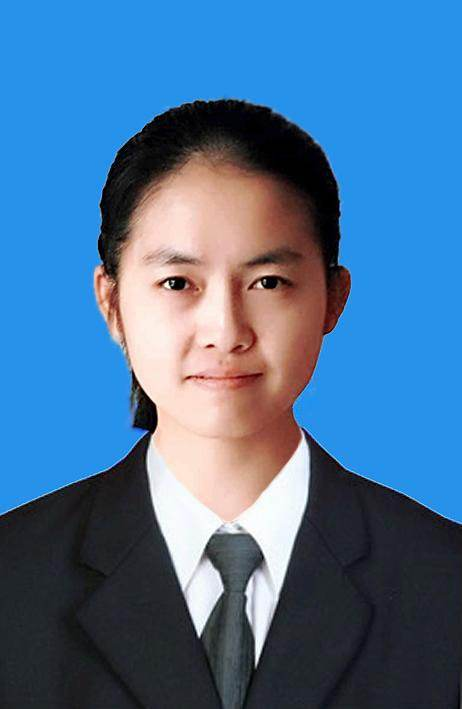
#> input picture my_test/timg.jpg, 462 x 709 px
$ python opencv_me.py
#> lines starting #> are read from the running program, lines starting #| are printed output that depends on the picture; after the words box and inside, x2 and y2 are one past the last pixel; in counts of white or black regions, pixels touching at a corner belong together
#!/usr/bin/python
# -*- coding: <utf-8> -*-
#_Author_ = 'shuai'
# Data：2020/1/13 16:27
import cv2
import numpy as np
'''Python给照片换底色(蓝底换红底)
opencv是一个基于BSD许可发行（也就是俗称的开源）的跨平台计算机视觉库，可以运行在Linux、Windows、Android和Mac OS上。
由一系列 C 函数和少量 C++ 类构成的它轻量且高效，并提供了Python、Ruby、MATLAB等语言的接口，实现了图像处理和计算机视
觉方面的很多通用算法。
对于python而言，在引用opencv库的时候需要写为import cv2。其中，cv2是opencv的C++命名空间名称，
使用它来表示调用的是C++开发的opencv的接口。
'''
img = cv2.imread('timg.jpg')
#> img is the input picture: shape (709, 462, 3); mean B, G, R 151.6, 113.2, 73.6
# img1 = cv2.imread('timg1.jpg')
print(img.shape)
#| (709, 462, 3)
# print(img1.shape)
# 缩放
rows, cols, channels = img.shape
#> rows = 709; cols = 462; channels = 3
img = cv2.resize(img, None, fx=0.5, fy=0.5)
#> img: shape (354, 231, 3)
rows, cols, channels = img.shape
#> rows = 354; cols = 231
# cv2.imshow('img', img)
# 转换hsv
hsv = cv2.cvtColor(img, cv2.COLOR_BGR2HSV)
#> hsv: shape (354, 231, 3); mean H, S, V 86.9, 131.8, 163.2
lower_blue = np.array([90, 70, 70])
upper_blue = np.array([110, 255, 255])
mask = cv2.inRange(hsv, lower_blue, upper_blue)
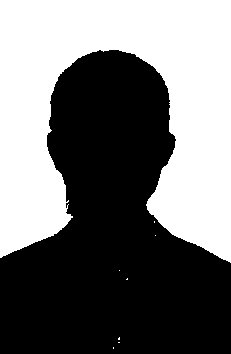
#> mask: shape (354, 231); 45.1% white; 8 white regions (7 under 20 px), largest, box (x1, y1, x2, y2) and area: (0, 0, 231, 263) 36842
# cv2.imshow('Mask', mask)
# 腐蚀膨胀
erode = cv2.erode(mask, None, iterations=1)
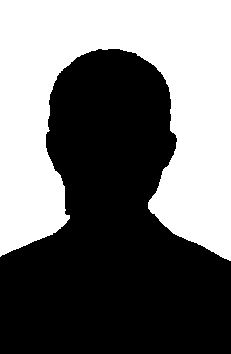
#> erode: shape (354, 231); 44.1% white; 1 white region, box (x1, y1, x2, y2) and area: (0, 0, 231, 261) 36050
cv2.imshow('erode', erode)
dilate = cv2.dilate(erode, None, iterations=1)
#> dilate: shape (354, 231); 45% white; 1 white region, box (x1, y1, x2, y2) and area: (0, 0, 231, 262) 36821
# cv2.imshow('dilate', dilate)

# 遍历替换
for i in range(rows):
    for j in range(cols):
        if dilate[i, j] == 255:
            img[i, j] = (0, 0, 255)  # 此处替换颜色，为BGR通道
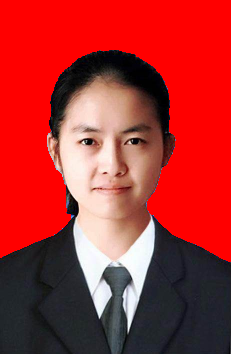
#> img: shape (354, 231, 3); mean B, G, R 47.1, 47.8, 170.2
# cv2.imshow('res', img)
img = cv2.resize(img, None, fx=2, fy=2)
#> img: shape (708, 462, 3)
rows, cols, channels = img.shape
#> rows = 708; cols = 462
cv2.imwrite('timg1.jpg',img)

cv2.waitKey(0)
cv2.destroyAllWindows()
